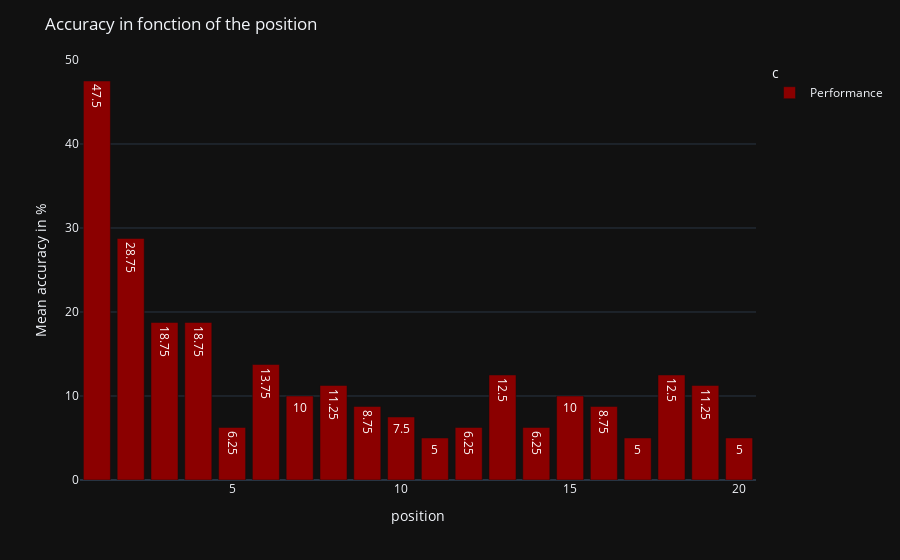

This figure's notebook cell:
### Code cell
x = [x for x in range(1,21)]
positions_acc = [position_acc(reg_scaled,x) for x in range(1,21)]
a = pd.DataFrame(x, columns = ['position'])
a['Mean accuracy in %'] = positions_acc
a['Accuracy'] = [round(j,2) for j in positions_acc]
a['c'] = ["Performance" for x in range(1,21)]

fig = px.bar(  a,x='position', y='Mean accuracy in %', text='Accuracy',template = 'plotly_dark',color = 'c',color_discrete_sequence = ['darkred'])
fig.update_layout(title = "Accuracy in fonction of the position")
fig.show()

### Figure 1 — Plotly figure (JSON) as saved in the notebook; plotly's stock layout.template omitted (floating-point values rounded to 4 significant figures)
{"data": [{"alignmentgroup": "True", "hovertemplate": "c=Performance<br>position=%{x}<br>Mean accuracy in %=%{y}<br>Accuracy=%{text}<extra></extra>", "legendgroup": "Performance", "marker": {"color": "darkred", "pattern": {"shape": ""}}, "name": "Performance", "offsetgroup": "Performance", "orientation": "v", "showlegend": true, "text": [47.5, 28.75, 18.75, 18.75, 6.25, 13.75, 10, 11.25, 8.75, 7.5, 5, 6.25, 12.5, 6.25, 10, 8.75, 5, 12.5, 11.25, 5], "textposition": "auto", "type": "bar", "x": [1, 2, 3, 4, 5, 6, 7, 8, 9, 10, 11, 12, 13, 14, 15, 16, 17, 18, 19, 20], "xaxis": "x", "y": [47.5, 28.75, 18.75, 18.75, 6.25, 13.75, 10, 11.25, 8.75, 7.5, 5, 6.25, 12.5, 6.25, 10, 8.75, 5, 12.5, 11.25, 5], "yaxis": "y"}], "layout": {"barmode": "relative", "legend": {"title": {"text": "c"}, "tracegroupgap": 0}, "margin": {"t": 60}, "title": {"text": "Accuracy in fonction of the position"}, "xaxis": {"anchor": "y", "domain": [0, 1], "title": {"text": "position"}}, "yaxis": {"anchor": "x", "domain": [0, 1], "title": {"text": "Mean accuracy in %"}}}}
